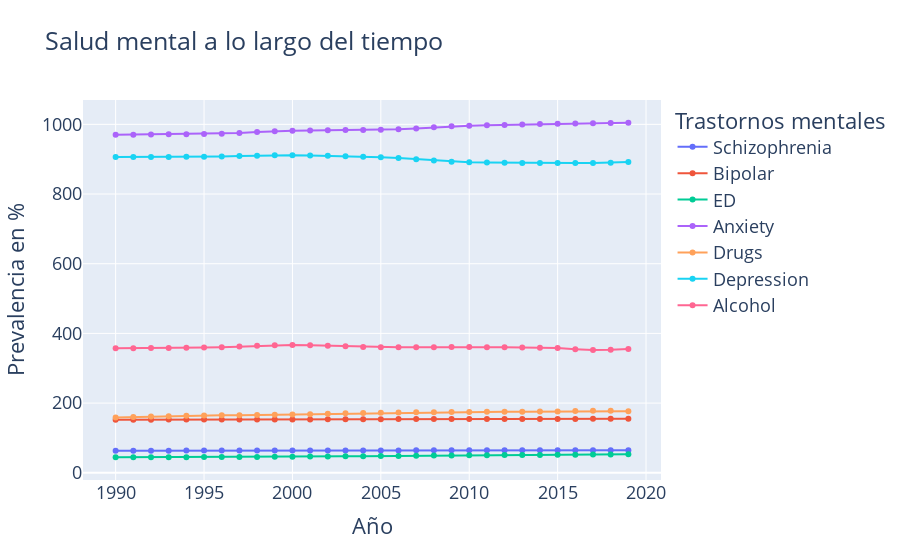

The cell this chart's notebook holds for it:
### Code cell
disorders_year = (disorders
     .groupby('Year')
     .sum()
     .reset_index()
)
disorders_year = (disorders_year
                        .melt(id_vars='Year')
                        .rename(columns={'variable':'disorder', 'value':'share'})
                )

fig = px.line(disorders_year, x='Year', y='share', color='disorder', markers=True,
             title="Salud mental a lo largo del tiempo")

fig.update_layout(    
    yaxis_title="Prevalencia en %",
    xaxis_title="Año",
    legend_title='Trastornos mentales',
    font_size=18,
)
fig.show()
fig.write_image("images/fig2.png")

### Figure 1 — Plotly figure (JSON) as saved in the notebook; plotly's stock layout.template omitted (floating-point values rounded to 4 significant figures)
{"data": [{"hovertemplate": "disorder=Schizophrenia<br>Year=%{x}<br>share=%{y}<extra></extra>", "legendgroup": "Schizophrenia", "line": {"color": "#636efa", "dash": "solid"}, "marker": {"symbol": "circle"}, "mode": "markers+lines", "name": "Schizophrenia", "orientation": "v", "showlegend": true, "type": "scatter", "x": [1990, 1991, 1992, 1993, 1994, 1995, 1996, 1997, 1998, 1999, 2000, 2001, 2002, 2003, 2004, 2005, 2006, 2007, 2008, 2009, 2010, 2011, 2012, 2013, 2014, 2015, 2016, 2017, 2018, 2019], "xaxis": "x", "y": [63.4, 63.44, 63.48, 63.52, 63.55, 63.57, 63.59, 63.6, 63.61, 63.63, 63.66, 63.73, 63.83, 63.95, 64.06, 64.14, 64.2, 64.27, 64.35, 64.42, 64.47, 64.52, 64.59, 64.66, 64.73, 64.78, 64.83, 64.88, 64.88, 64.85], "yaxis": "y"}, {"hovertemplate": "disorder=Bipolar<br>Year=%{x}<br>share=%{y}<extra></extra>", "legendgroup": "Bipolar", "line": {"color": "#EF553B", "dash": "solid"}, "marker": {"symbol": "circle"}, "mode": "markers+lines", "name": "Bipolar", "orientation": "v", "showlegend": true, "type": "scatter", "x": [1990, 1991, 1992, 1993, 1994, 1995, 1996, 1997, 1998, 1999, 2000, 2001, 2002, 2003, 2004, 2005, 2006, 2007, 2008, 2009, 2010, 2011, 2012, 2013, 2014, 2015, 2016, 2017, 2018, 2019], "xaxis": "x", "y": [152.4, 152.4, 152.5, 152.6, 152.6, 152.7, 152.8, 152.8, 152.9, 153.0, 153.0, 153.2, 153.4, 153.6, 153.8, 153.9, 154.0, 154.1, 154.1, 154.2, 154.3, 154.3, 154.4, 154.5, 154.5, 154.6, 154.6, 154.7, 154.7, 154.7], "yaxis": "y"}, {"hovertemplate": "disorder=ED<br>Year=%{x}<br>share=%{y}<extra></extra>", "legendgroup": "ED", "line": {"color": "#00cc96", "dash": "solid"}, "marker": {"symbol": "circle"}, "mode": "markers+lines", "name": "ED", "orientation": "v", "showlegend": true, "type": "scatter", "x": [1990, 1991, 1992, 1993, 1994, 1995, 1996, 1997, 1998, 1999, 2000, 2001, 2002, 2003, 2004, 2005, 2006, 2007, 2008, 2009, 2010, 2011, 2012, 2013, 2014, 2015, 2016, 2017, 2018, 2019], "xaxis": "x", "y": [44.53, 44.59, 44.68, 44.77, 44.88, 44.99, 45.13, 45.31, 45.52, 45.75, 46.0, 46.33, 46.75, 47.22, 47.68, 48.07, 48.45, 48.88, 49.34, 49.76, 50.12, 50.42, 50.71, 50.99, 51.27, 51.56, 52.02, 52.43, 52.67, 52.86], "yaxis": "y"}, {"hovertemplate": "disorder=Anxiety<br>Year=%{x}<br>share=%{y}<extra></extra>", "legendgroup": "Anxiety", "line": {"color": "#ab63fa", "dash": "solid"}, "marker": {"symbol": "circle"}, "mode": "markers+lines", "name": "Anxiety", "orientation": "v", "showlegend": true, "type": "scatter", "x": [1990, 1991, 1992, 1993, 1994, 1995, 1996, 1997, 1998, 1999, 2000, 2001, 2002, 2003, 2004, 2005, 2006, 2007, 2008, 2009, 2010, 2011, 2012, 2013, 2014, 2015, 2016, 2017, 2018, 2019], "xaxis": "x", "y": [969.9, 970.4, 970.9, 971.4, 971.9, 972.3, 973.4, 975.4, 977.9, 980.2, 981.7, 982.5, 983.1, 983.5, 984.0, 984.4, 985.8, 988.3, 991.4, 994.3, 996.1, 997.2, 998.3, 999.6, 1001.0, 1002.0, 1002.0, 1003.0, 1004.0, 1005.0], "yaxis": "y"}, {"hovertemplate": "disorder=Drugs<br>Year=%{x}<br>share=%{y}<extra></extra>", "legendgroup": "Drugs", "line": {"color": "#FFA15A", "dash": "solid"}, "marker": {"symbol": "circle"}, "mode": "markers+lines", "name": "Drugs", "orientation": "v", "showlegend": true, "type": "scatter", "x": [1990, 1991, 1992, 1993, 1994, 1995, 1996, 1997, 1998, 1999, 2000, 2001, 2002, 2003, 2004, 2005, 2006, 2007, 2008, 2009, 2010, 2011, 2012, 2013, 2014, 2015, 2016, 2017, 2018, 2019], "xaxis": "x", "y": [158.5, 159.9, 161.2, 162.3, 163.3, 164.1, 164.7, 165.4, 166.0, 166.7, 167.4, 168.2, 169.3, 170.5, 171.6, 172.5, 173.0, 173.5, 173.9, 174.2, 174.6, 175.0, 175.2, 175.4, 175.6, 176.0, 177.1, 178.0, 177.7, 176.6], "yaxis": "y"}, {"hovertemplate": "disorder=Depression<br>Year=%{x}<br>share=%{y}<extra></extra>", "legendgroup": "Depression", "line": {"color": "#19d3f3", "dash": "solid"}, "marker": {"symbol": "circle"}, "mode": "markers+lines", "name": "Depression", "orientation": "v", "showlegend": true, "type": "scatter", "x": [1990, 1991, 1992, 1993, 1994, 1995, 1996, 1997, 1998, 1999, 2000, 2001, 2002, 2003, 2004, 2005, 2006, 2007, 2008, 2009, 2010, 2011, 2012, 2013, 2014, 2015, 2016, 2017, 2018, 2019], "xaxis": "x", "y": [906.6, 906.6, 906.6, 906.6, 906.8, 907.0, 907.6, 908.8, 910.2, 911.2, 911.4, 910.8, 909.8, 908.5, 907.0, 905.6, 903.4, 899.9, 896.1, 892.9, 891.1, 890.3, 889.7, 889.3, 889.0, 889.0, 888.9, 888.9, 889.9, 891.7], "yaxis": "y"}, {"hovertemplate": "disorder=Alcohol<br>Year=%{x}<br>share=%{y}<extra></extra>", "legendgroup": "Alcohol", "line": {"color": "#FF6692", "dash": "solid"}, "marker": {"symbol": "circle"}, "mode": "markers+lines", "name": "Alcohol", "orientation": "v", "showlegend": true, "type": "scatter", "x": [1990, 1991, 1992, 1993, 1994, 1995, 1996, 1997, 1998, 1999, 2000, 2001, 2002, 2003, 2004, 2005, 2006, 2007, 2008, 2009, 2010, 2011, 2012, 2013, 2014, 2015, 2016, 2017, 2018, 2019], "xaxis": "x", "y": [357.6, 357.7, 357.9, 358.3, 358.7, 359.3, 360.5, 362.4, 364.5, 366.2, 366.8, 366.2, 364.7, 362.9, 361.3, 360.3, 360.1, 360.2, 360.5, 360.8, 360.7, 360.4, 359.9, 359.3, 358.6, 357.9, 354.8, 352.1, 352.9, 355.3], "yaxis": "y"}], "layout": {"font": {"size": 18}, "legend": {"title": {"text": "Trastornos mentales"}, "tracegroupgap": 0}, "title": {"text": "Salud mental a lo largo del tiempo"}, "xaxis": {"anchor": "y", "domain": [0, 1], "title": {"text": "Año"}}, "yaxis": {"anchor": "x", "domain": [0, 1], "title": {"text": "Prevalencia en %"}}}}
